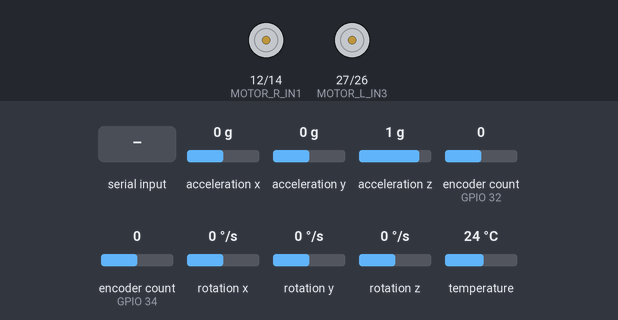
A sketch run on a simulated ESP32. On the bench: motor-driver pin pairs drawn as motors (green arrow = first pin HIGH = forward, orange = second pin HIGH = backward, longer = more drive, scaled by the enable pin). Inputs (shaded band) come from the test bench; at power-on: acceleration x 0 g, acceleration y 0 g, acceleration z 1 g, encoder count (sensors on GPIO 32, GPIO 34) 0, rotation x 0 °/s, rotation y 0 °/s, rotation z 0 °/s, temperature 24 °C. What the sketch prints to the serial monitor is not drawn.

Above: at 7.6 s.
7.7 s: "V:,45\n" received over the second serial link
At 7.95 s:
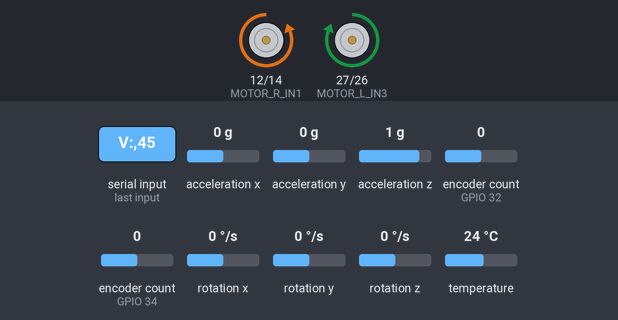
Timing chart, 0 to 10.7 s (numbered marks = the images above; inputs shaded):
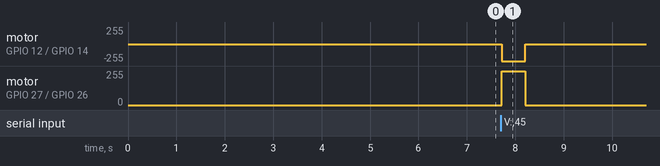

The sketch:

1.ino
```cpp
#include <Arduino.h>
#include <Wire.h>
#include <Adafruit_MPU6050.h>
#include <Adafruit_Sensor.h>
#include <ESP32Encoder.h>
#include <math.h>
#include <PID_v1.h>

// --- THÔNG SỐ VẬT LÝ ---
const float WHEEL_RADIUS = 0.01649;
const float WHEEL_BASE = 0.236;
const int ENCODER_PPR = 4200;
const float TICKS_PER_METER = ENCODER_PPR / (2.0 * PI * WHEEL_RADIUS);
const float GYRO_DEADZONE = 0.02; // <<< THÊM DÒNG NÀY: Ngưỡng khử trôi cho Gyro (rad/s) >>>


// --- KHAI BÁO CHÂN ---
const int MOTOR_R_IN1 = 12, MOTOR_R_IN2 = 14, MOTOR_R_ENA = 13;
const int ENCODER_R_C1 = 33, ENCODER_R_C2 = 32;
const int MOTOR_L_IN3 = 27, MOTOR_L_IN4 = 26, MOTOR_L_ENB = 25;
const int ENCODER_L_C1 = 34, ENCODER_L_C2 = 35;

// --- CÀI ĐẶT PWM ---
const int PWM_CHANNEL_R = 0, PWM_CHANNEL_L = 1;
const int PWM_FREQUENCY = 5000, PWM_RESOLUTION = 8;

// --- BIẾN TOÀN CỤC ---
ESP32Encoder encoderRight, encoderLeft;
Adafruit_MPU6050 mpu;

// <<< CÁC BIẾN CHO BỘ LỌC BÙ VÀ ODOMETRY >>>
float gyroZ_bias = 0.0;
float fused_yaw = 0.0; // Góc yaw cuối cùng sau khi kết hợp dữ liệu
unsigned long lastOdomTime = 0;
long last_right_counts_odom = 0, last_left_counts_odom = 0;
// <<< KẾT THÚC >>>

unsigned long lastPIDTime = 0, lastCmdTime = 0;
const int PID_SAMPLE_TIME_MS = 20, CMD_TIMEOUT_MS = 500;
double Kp_L = 0.045, Ki_L = 0.2, Kd_L = 0.0001;
double Kp_R = 0.07, Ki_R = 0.2, Kd_R = 0.0001;
float target_linear_x = 0.0, target_angular_z = 0.0;
double target_ticks_per_sec_L = 0, actual_ticks_per_sec_L = 0, output_pwm_L = 0;
double target_ticks_per_sec_R = 0, actual_ticks_per_sec_R = 0, output_pwm_R = 0;
long prev_ticks_L = 0, prev_ticks_R = 0;
PID pidLeft(&actual_ticks_per_sec_L, &output_pwm_L, &target_ticks_per_sec_L, Kp_L, Ki_L, Kd_L, DIRECT);
PID pidRight(&actual_ticks_per_sec_R, &output_pwm_R, &target_ticks_per_sec_R, Kp_R, Ki_R, Kd_R, DIRECT);

// --- CÁC HÀM ---
void handleCommands() {
  if (Serial2.available() > 0) {
    String command = Serial2.readStringUntil('\n');
    command.trim();
    if (command.startsWith("V:")) {
      lastCmdTime = millis();
      int first_comma = command.indexOf(',');
      if (first_comma != -1) {
        String linear_str = command.substring(2, first_comma);
        String angular_str = command.substring(first_comma + 1);
        target_linear_x = linear_str.toFloat();
        target_angular_z = angular_str.toFloat();
      }
    }
  }
}

void controlMotors() {
    if (millis() - lastPIDTime >= PID_SAMPLE_TIME_MS) {
        lastPIDTime = millis();

        double target_speed_R_mps = target_linear_x + (target_angular_z * WHEEL_BASE / 2.0);
        double target_speed_L_mps = target_linear_x - (target_angular_z * WHEEL_BASE / 2.0);
        target_ticks_per_sec_R = target_speed_R_mps * TICKS_PER_METER;
        target_ticks_per_sec_L = target_speed_L_mps * TICKS_PER_METER;

        if (millis() - lastCmdTime > CMD_TIMEOUT_MS) {
            target_linear_x = 0.0;
            target_angular_z = 0.0;
        }

        if (target_linear_x == 0.0 && target_angular_z == 0.0) {
            ledcWrite(PWM_CHANNEL_L, 0);
            ledcWrite(PWM_CHANNEL_R, 0);
            digitalWrite(MOTOR_L_IN3, LOW); digitalWrite(MOTOR_L_IN4, LOW);
            digitalWrite(MOTOR_R_IN1, LOW); digitalWrite(MOTOR_R_IN2, LOW);
            return;
        }

        long current_ticks_L = encoderLeft.getCount();
        long current_ticks_R = encoderRight.getCount();
        actual_ticks_per_sec_L = (double)(current_ticks_L - prev_ticks_L) * 1000.0 / PID_SAMPLE_TIME_MS;
        actual_ticks_per_sec_R = (double)(current_ticks_R - prev_ticks_R) * 1000.0 / PID_SAMPLE_TIME_MS;
        prev_ticks_L = current_ticks_L;
        prev_ticks_R = current_ticks_R;

        pidLeft.Compute();
        pidRight.Compute();

        if (fabs(output_pwm_L) < 20) output_pwm_L = 0;
        if (fabs(output_pwm_R) < 20) output_pwm_R = 0;

        if (output_pwm_L >= 0) {
            digitalWrite(MOTOR_L_IN3, LOW); digitalWrite(MOTOR_L_IN4, HIGH);
        } else {
            digitalWrite(MOTOR_L_IN3, HIGH); digitalWrite(MOTOR_L_IN4, LOW);
        }
        ledcWrite(PWM_CHANNEL_L, fabs(output_pwm_L));

        if (output_pwm_R >= 0) {
            digitalWrite(MOTOR_R_IN1, LOW); digitalWrite(MOTOR_R_IN2, HIGH);
        } else {
            digitalWrite(MOTOR_R_IN1, HIGH); digitalWrite(MOTOR_R_IN2, LOW);
        }
        ledcWrite(PWM_CHANNEL_R, fabs(output_pwm_R));
    }
}

// <<< HÀM LẤY TỐC ĐỘ GÓC TỪ GYRO >>>
// <<< THAY THẾ TOÀN BỘ HÀM CŨ BẰNG HÀM NÀY >>>
float getGyroZRate() {
    sensors_event_t a, g, temp;
    mpu.getEvent(&a, &g, &temp);

    // Tính toán tốc độ góc thô đã hiệu chỉnh bias
    float raw_rate = (g.gyro.z - gyroZ_bias);
     Serial.println(raw_rate);
    // Áp dụng ngưỡng chết (deadzone)
    // Nếu tốc độ quay quá nhỏ, coi như bằng 0 để khử trôi do nhiễu
    if (fabs(raw_rate) < GYRO_DEADZONE) {
        return 0.0;
    }

    return raw_rate;
}

// <<< HÀM CHÍNH: TÍNH TOÁN, KẾT HỢP DỮ LIỆU VÀ GỬI ODOMETRY ĐI >>>
void updateAndPublishFusedOdometry() {
    // Gửi dữ liệu ở tần suất 20Hz (50ms)
    if (millis() - lastOdomTime > 50) {
        unsigned long current_time = millis();
        float dt_sec = (current_time - lastOdomTime) / 1000.0;
        lastOdomTime = current_time;

        // 1. LẤY DỮ LIỆU TỪ ENCODER
        long current_right_counts = encoderRight.getCount();
        long current_left_counts = encoderLeft.getCount();
        long delta_right_counts = current_right_counts - last_right_counts_odom;
        long delta_left_counts = current_left_counts - last_left_counts_odom;
        last_right_counts_odom = current_right_counts;
        last_left_counts_odom = current_left_counts;

        float dist_right_m = delta_right_counts / TICKS_PER_METER;
        float dist_left_m = delta_left_counts / TICKS_PER_METER;

        float linear_velocity_x = (dist_right_m + dist_left_m) / (2.0 * dt_sec);
        float angular_velocity_odom = (dist_right_m - dist_left_m) / (WHEEL_BASE * dt_sec);

        // 2. LẤY DỮ LIỆU TỪ GYROSCOPE
        float angular_velocity_gyro = getGyroZRate();

        // 3. ÁP DỤNG BỘ LỌC BÙ (COMPLEMENTARY FILTER)
        // Alpha quyết định mức độ tin tưởng vào gyro (phản ứng nhanh) vs encoder (ổn định dài hạn)
        const float alpha = 0.98;
        float combined_angular_velocity = alpha * angular_velocity_gyro + (1.0 - alpha) * angular_velocity_odom;

        // 4. TÍCH HỢP ĐỂ CÓ GÓC YAW CUỐI CÙNG
        fused_yaw += combined_angular_velocity * dt_sec;

        // Chuẩn hóa góc trong khoảng -PI đến PI
        if (fused_yaw > PI) { fused_yaw -= 2 * PI; }
        else if (fused_yaw < -PI) { fused_yaw += 2 * PI; }

        // 5. GỬI DỮ LIỆU ĐI
        // Định dạng mới: "O:vx,wz,yaw" (vận tốc dài, vận tốc góc, góc quay)
        String odomData = "O:" + String(linear_velocity_x, 4) + "," + String(combined_angular_velocity, 4) + "," + String(fused_yaw, 4) + "\n";
        Serial2.print(odomData);
        //Serial.println(odomData); // Dùng dòng này để debug trên Serial Monitor
    }
}

void setupMotors() {
    pinMode(MOTOR_R_IN1, OUTPUT); pinMode(MOTOR_R_IN2, OUTPUT);
    pinMode(MOTOR_L_IN3, OUTPUT); pinMode(MOTOR_L_IN4, OUTPUT);
    ledcSetup(PWM_CHANNEL_R, PWM_FREQUENCY, PWM_RESOLUTION);
    ledcSetup(PWM_CHANNEL_L, PWM_FREQUENCY, PWM_RESOLUTION);
    ledcAttachPin(MOTOR_R_ENA, PWM_CHANNEL_R);
    ledcAttachPin(MOTOR_L_ENB, PWM_CHANNEL_L);
}

void setupEncoders() {
    ESP32Encoder::useInternalWeakPullResistors = puType::up;
    encoderLeft.attachFullQuad(ENCODER_L_C1, ENCODER_L_C2);
    encoderRight.attachFullQuad(ENCODER_R_C2, ENCODER_R_C1);
    encoderLeft.clearCount();
    encoderRight.clearCount();
}

// <<< KÍCH HOẠT LẠI HÀM CÀI ĐẶT VÀ HIỆU CHỈNH MPU6050 >>>
void setupMPU6050() {
    if (!mpu.begin()) {
      Serial.println("Lỗi: Không tìm thấy MPU6050!");
      while (1) { delay(10); }
    }
    Serial.println("Đang hiệu chỉnh Gyro, vui lòng giữ yên robot...");
    float total_error = 0;
    for (int i = 0; i < 2000; i++) {
        sensors_event_t a, g, temp;
        mpu.getEvent(&a, &g, &temp);
        total_error += g.gyro.z;
        delay(1);
    }
    gyroZ_bias = total_error / 2000.0;
    Serial.println("Hiệu chỉnh Gyro hoàn tất!");
    Serial.print("Gyro Z Bias: ");
    Serial.println(gyroZ_bias);
}

// --- SETUP & LOOP CHÍNH ---
void setup() {
  Serial.begin(115200);
  Serial2.begin(115200, SERIAL_8N1, 19, 18);
  Wire.begin();

  setupMotors();
  setupEncoders();
  setupMPU6050(); // <<< KÍCH HOẠT LẠI MPU6050

  last_right_counts_odom = encoderRight.getCount();
  last_left_counts_odom = encoderLeft.getCount();
  prev_ticks_L = encoderLeft.getCount();
  prev_ticks_R = encoderRight.getCount();
  lastCmdTime = millis();

  pidLeft.SetMode(AUTOMATIC);
  pidRight.SetMode(AUTOMATIC);
  pidLeft.SetSampleTime(PID_SAMPLE_TIME_MS);
  pidRight.SetSampleTime(PID_SAMPLE_TIME_MS);
  pidLeft.SetOutputLimits(-255, 255);
  pidRight.SetOutputLimits(-255, 255);

  Serial.println("ESP1 Controller - Fused Odometry - Ready.");
}

void loop() {
  handleCommands();
  controlMotors();

  // <<< THAY THẾ CÁC HÀM CŨ BẰNG HÀM MỚI DUY NHẤT NÀY >>>
  updateAndPublishFusedOdometry();
}
```

Measured:
- after the input at 7.7 s, motor on GPIO 12 (MOTOR_R_IN1) / GPIO 14 (MOTOR_R_IN2): stopped → backward 255/255 at once, → stopped 0.49 s later; motor on GPIO 27 (MOTOR_L_IN3) / GPIO 26 (MOTOR_L_IN4): stopped → forward 255/255 at once, → stopped 0.49 s later
